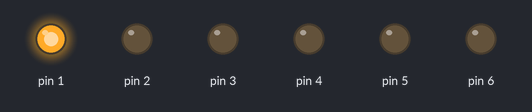
The sketch below on a simulated Arduino Uno, built with avr-gcc and run on an emulated ATmega328P. Parts: output pins drawn as LEDs (lit = HIGH).

Above: at 0.1 s.
At 0.7 s:
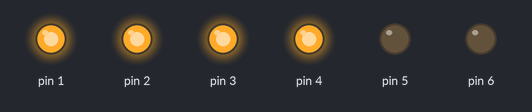
At 1.3 s:
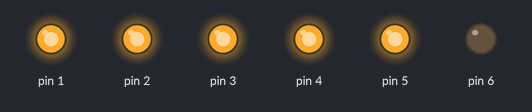
At 2.7 s:
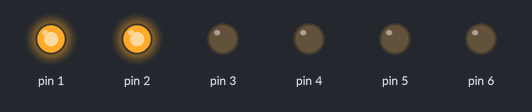
At 3.5 s:
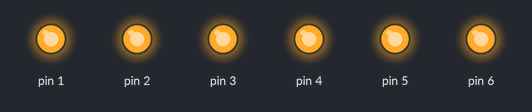
At 5.3 s:
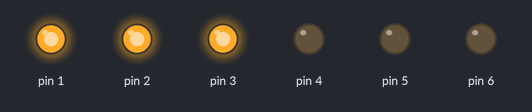
Timing chart, 0 to 5.6 s (numbered marks = the images above):
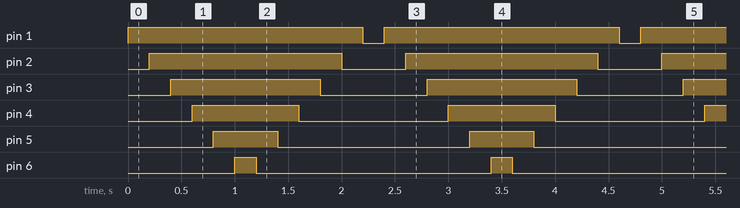

Measured:
- by itself, pin 1: alternates HIGH for 2.2 s and LOW for 0.20 s
- by itself, pin 2: alternates HIGH for 1.8 s and LOW for 0.60 s
- by itself, pin 3: alternates HIGH for 1.4 s and LOW for 1.0 s
- by itself, pin 4: alternates HIGH for 1.0 s and LOW for 1.4 s
- by itself, pin 5: alternates HIGH for 0.60 s and LOW for 1.8 s
- by itself, pin 6: alternates HIGH for 0.20 s and LOW for 2.2 s

The sketch:

running-line-of-leds.ino
```cpp
// Определяем все 6 управляемых контактов на Arduino.
int Led1 = 1;
int Led2 = 2;
int Led3 = 3;
int Led4 = 4;
int Led5 = 5;
int Led6 = 6;

void setup() {
  for (int i = 1; i <= 6; i++) { // Пины 1-6 работают как выходные.
    pinMode(i, OUTPUT); // i-й пин работает как выходной.
  }
}

void loop() {
  for (int j = 1; j <= 6; j++) { // Через цикл проходимся по всем 6 светодиодам.
    digitalWrite(j, HIGH); // Каждому светодиоду присваиваем "HIGH", тем самым он загорается.
    delay(200); // Делаем задержку в 200 мс, чтобы включение было плавным.
  }
  for (int j = 6; j >= 1; j--) { // Снова делаем цикл, чтобы пройтись по светодиодам и их выключить.
    digitalWrite(j, LOW); // Каждому светодиоду в обратном порядке присваиваем "LOW", тем самым его выключая.
    delay(200); // Делаем задержку в 200 мс, чтобы выключение было плавным.
  }
}
```
